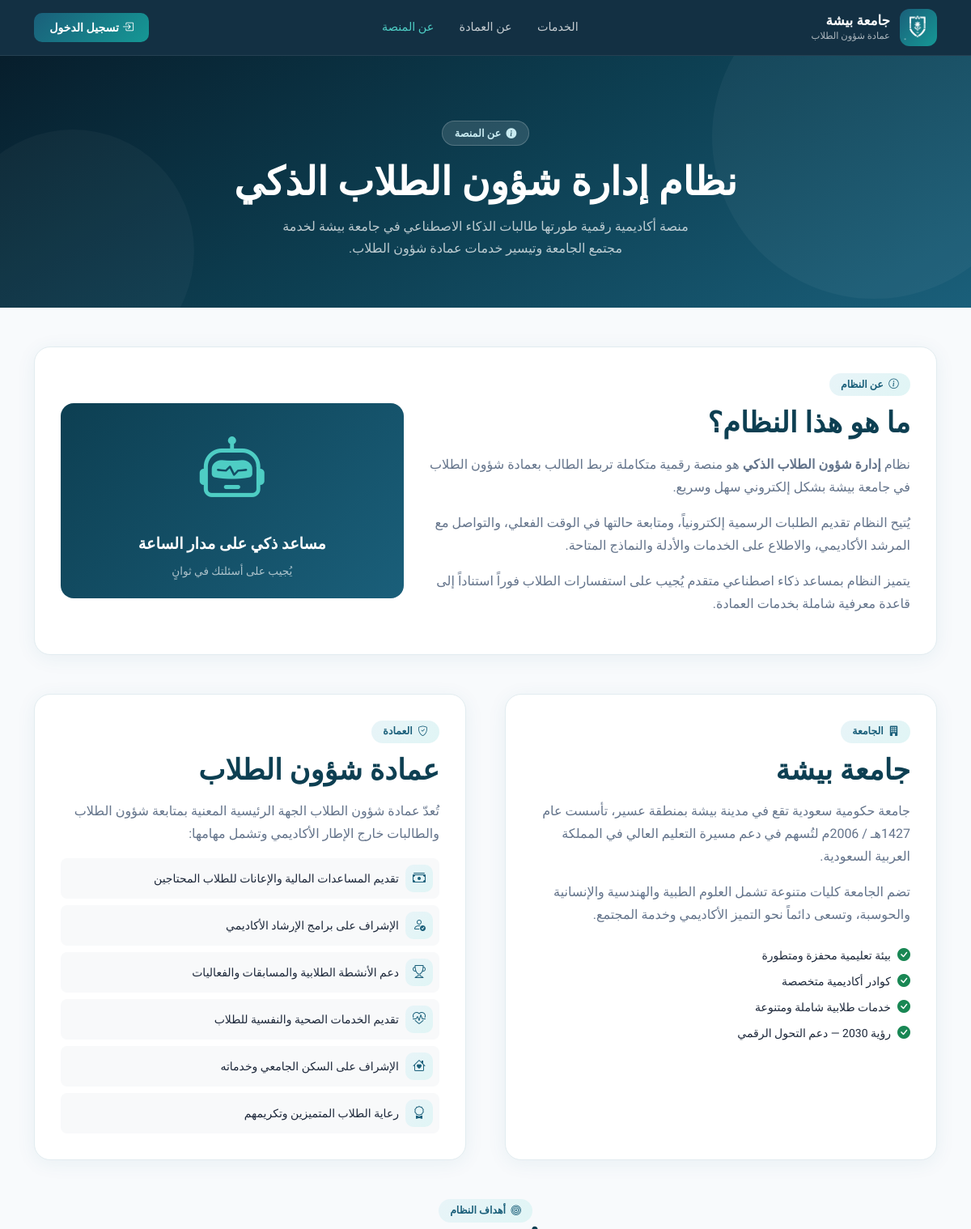
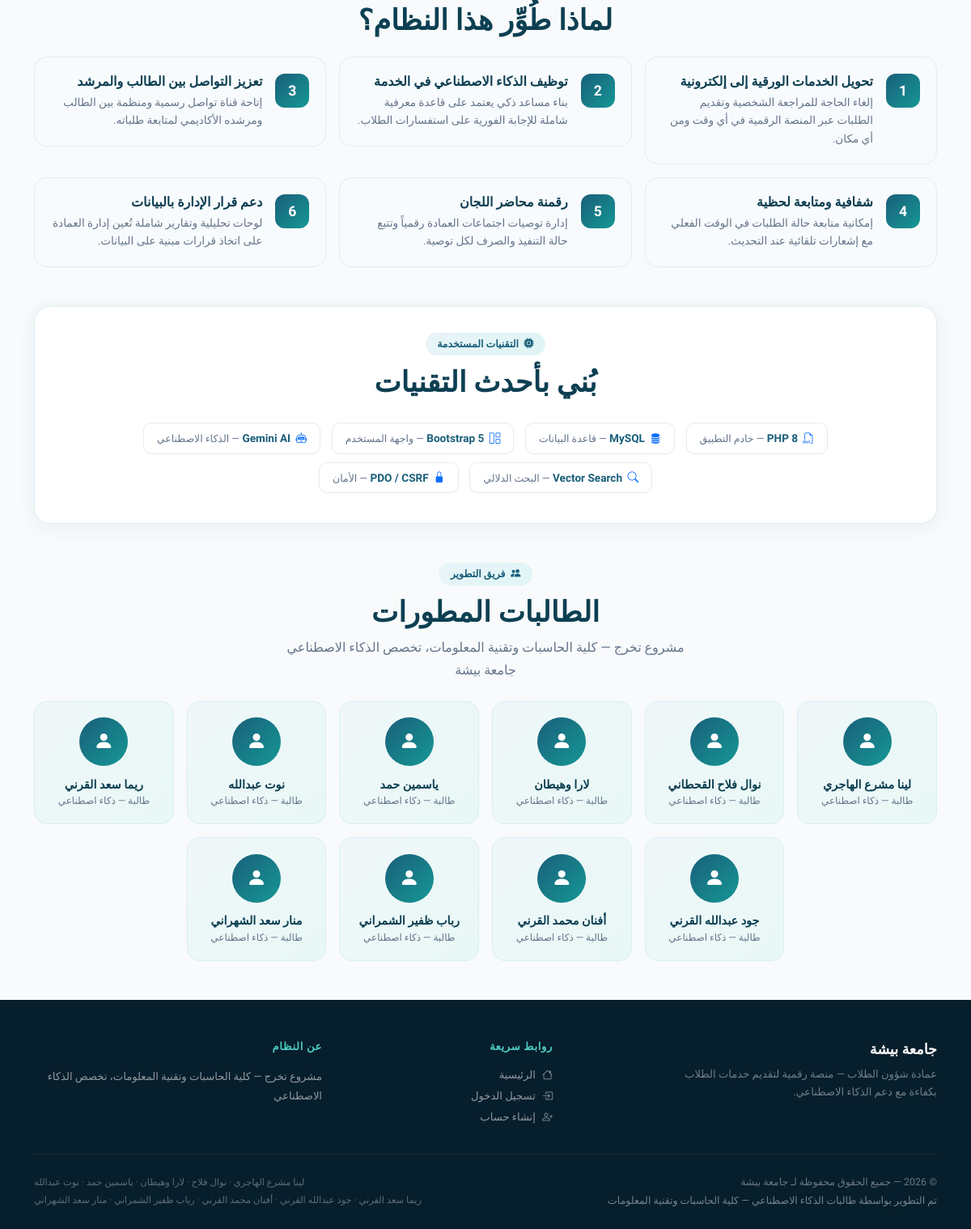
Page /about.php on the committed database (2 pictures, top to bottom).
### tables this page shows
CREATE TABLE `system_settings` (
  `id` int(10) UNSIGNED NOT NULL,
  `setting_key` varchar(100) NOT NULL,
  `setting_value` text DEFAULT NULL,
  `updated_at` datetime DEFAULT current_timestamp() ON UPDATE current_timestamp()
);

### includes/db.php (called while the page is built, shortened)
<?php
try {
    $dsn = "mysql:host=" . DB_HOST . ";dbname=" . DB_NAME . ";charset=" . DB_CHARSET;
    $pdo = new PDO($dsn, DB_USER, DB_PASS, [
        PDO::ATTR_ERRMODE            => PDO::ERRMODE_EXCEPTION,
        PDO::ATTR_DEFAULT_FETCH_MODE => PDO::FETCH_ASSOC,
        PDO::ATTR_EMULATE_PREPARES   => false,
    ]);
} catch (PDOException $e) {
    die(json_encode(['error' => 'فشل الاتصال بقاعدة البيانات: ' . $e->getMessage()]));
}
function getSetting(string $key, string $default = ''): string {
    global $pdo;
    $stmt = $pdo->prepare("SELECT setting_value FROM system_settings WHERE setting_key = ?");
    $stmt->execute([$key]);
    $row = $stmt->fetch();
    return $row ? (string)$row['setting_value'] : $default;
}

### about.php (the view, shortened to what this page needs)
<?php
require_once __DIR__ . '/includes/db.php';
$siteLogo = getSetting('site_logo', '');
$uniName  = getSetting('university_name', 'جامعة بيشة');
?>
<!DOCTYPE html>
<html lang="ar" dir="rtl">
<head>
    <link rel="stylesheet" href="https://cdn.jsdelivr.net/npm/bootstrap@5.3.3/dist/css/bootstrap.rtl.min.css">
    <link rel="stylesheet" href="https://cdn.jsdelivr.net/npm/bootstrap-icons@1.11.3/font/bootstrap-icons.min.css">
</head>
<body>
<nav class="lp-nav">
    <div class="container">
        <div class="d-flex align-items-center justify-content-between gap-3">
            <a href="/STD/index.php" class="brand">
                <div class="brand-logo">
                    <?php if ($siteLogo): ?>
                        <img src="/STD/assets/uploads/<?= htmlspecialchars($siteLogo) ?>" alt="">
                    <?php else: ?>
                        <i class="bi bi-mortarboard-fill"></i>
                    <?php endif; ?>
                </div>
                <div>
                    <div class="brand-name"><?= htmlspecialchars($uniName) ?></div>
                    <div class="brand-sub">عمادة شؤون الطلاب</div>
                </div>
            </a>
            <div class="d-none d-md-flex align-items-center gap-1">
                <a href="/STD/index.php#features" class="nav-l">الخدمات</a>
                <a href="/STD/index.php#about"    class="nav-l">عن العمادة</a>
                <a href="/STD/about.php"          class="nav-l" style="color:#4ecdc4;">عن المنصة</a>
            </div>
            <div class="d-flex align-items-center gap-2">
                <a href="/STD/login.php" class="btn-login d-inline-block text-decoration-none">
                    <i class="bi bi-box-arrow-in-right me-1"></i>تسجيل الدخول
                </a>
            </div>
        </div>
    </div>
</nav>
<div class="page-hero">
    <div class="container position-relative" style="z-index:2;">
        <div class="badge-tag"><i class="bi bi-info-circle-fill"></i>عن المنصة</div>
        <h1>نظام إدارة شؤون الطلاب الذكي</h1>
        <p>
            منصة أكاديمية رقمية طورتها طالبات الذكاء الاصطناعي في <?= htmlspecialchars($uniName) ?>
            لخدمة مجتمع الجامعة وتيسير خدمات عمادة شؤون الطلاب.
        </p>
    </div>
</div>
<div class="container py-5">
    <div class="row g-5">
        <div class="col-12">
            <div class="content-card">
                <div class="row g-4 align-items-center">
                    <div class="col-lg-7">
                        <div class="section-tag"><i class="bi bi-info-circle"></i>عن النظام</div>
                        <h2 class="section-title mb-3">ما هو هذا النظام؟</h2>
                        <p class="section-sub mb-3">
                            نظام <strong>إدارة شؤون الطلاب الذكي</strong> هو منصة رقمية متكاملة تربط الطالب بعمادة
                            شؤون الطلاب في <?= htmlspecialchars($uniName) ?> بشكل إلكتروني سهل وسريع.
                        </p>
                        <p class="section-sub mb-3">
                            يُتيح النظام تقديم الطلبات الرسمية إلكترونياً، ومتابعة حالتها في الوقت الفعلي،
                            والتواصل مع المرشد الأكاديمي، والاطلاع على الخدمات والأدلة والنماذج المتاحة.
                        </p>
                        <p class="section-sub">
                            يتميز النظام بمساعد ذكاء اصطناعي متقدم يُجيب على استفسارات الطلاب فوراً
                            استناداً إلى قاعدة معرفية شاملة بخدمات العمادة.
                        </p>
                    </div>
                    <div class="col-lg-5">
                        <div class="p-4 rounded-4 text-center" style="background:linear-gradient(135deg,#0d3f52,#1a5f7a);">
                            <i class="bi bi-robot" style="font-size:5rem;color:#4ecdc4;display:block;margin-bottom:1rem;"></i>
                            <div style="color:#fff;font-weight:800;font-size:1.2rem;">مساعد ذكي على مدار الساعة</div>
                            <div style="color:rgba(255,255,255,.65);font-size:.85rem;margin-top:.5rem;">يُجيب على أسئلتك في ثوانٍ</div>
                        </div>
                    </div>
                </div>
            </div>
        </div>
        <div class="col-lg-6">
            <div class="content-card h-100">
                <div class="section-tag"><i class="bi bi-building-fill"></i>الجامعة</div>
                <h3 class="section-title mb-3"><?= htmlspecialchars($uniName) ?></h3>
                <p class="section-sub mb-3">
                    جامعة حكومية سعودية تقع في مدينة بيشة بمنطقة عسير، تأسست عام 1427هـ / 2006م
                    لتُسهم في دعم مسيرة التعليم العالي في المملكة العربية السعودية.
                </p>
                <p class="section-sub mb-3">
                    تضم الجامعة كليات متنوعة تشمل العلوم الطبية والهندسية والإنسانية والحوسبة،
                    وتسعى دائماً نحو التميز الأكاديمي وخدمة المجتمع.
                </p>
                <div class="d-flex flex-column gap-2 mt-4">
                    <div class="d-flex align-items-center gap-2">
                        <i class="bi bi-check-circle-fill text-success"></i>
                        <span class="small">بيئة تعليمية محفزة ومتطورة</span>
                    </div>
                    <div class="d-flex align-items-center gap-2">
                        <i class="bi bi-check-circle-fill text-success"></i>
                        <span class="small">كوادر أكاديمية متخصصة</span>
                    </div>
                    <div class="d-flex align-items-center gap-2">
                        <i class="bi bi-check-circle-fill text-success"></i>
                        <span class="small">خدمات طلابية شاملة ومتنوعة</span>
                    </div>
                    <div class="d-flex align-items-center gap-2">
                        <i class="bi bi-check-circle-fill text-success"></i>
                        <span class="small">رؤية 2030 — دعم التحول الرقمي</span>
                    </div>
                </div>
            </div>
        </div>
        <div class="col-lg-6">
            <div class="content-card h-100">
                <div class="section-tag"><i class="bi bi-shield-check"></i>العمادة</div>
                <h3 class="section-title mb-3">عمادة شؤون الطلاب</h3>
                <p class="section-sub mb-3">
                    تُعدّ عمادة شؤون الطلاب الجهة الرئيسية المعنية بمتابعة شؤون الطلاب
                    والطالبات خارج الإطار الأكاديمي وتشمل مهامها:
                </p>
                <div class="d-flex flex-column gap-2">
                    <?php
                    $deanMissions = [
                        ['bi-cash-stack',        'تقديم المساعدات المالية والإعانات للطلاب المحتاجين'],
                        ['bi-person-check',      'الإشراف على برامج الإرشاد الأكاديمي'],
                        ['bi-trophy',            'دعم الأنشطة الطلابية والمسابقات والفعاليات'],
                        ['bi-heart-pulse',       'تقديم الخدمات الصحية والنفسية للطلاب'],
                        ['bi-house-heart',       'الإشراف على السكن الجامعي وخدماته'],
                        ['bi-award',             'رعاية الطلاب المتميزين وتكريمهم'],
                    ];
                    foreach ($deanMissions as [$icon, $text]): ?>
                    <div class="d-flex align-items-center gap-2 p-2 rounded-3 bg-light">
                        <div style="width:34px;height:34px;background:linear-gradient(135deg,#e8f4f8,#e0f5f5);color:#1a5f7a;border-radius:10px;display:flex;align-items:center;justify-content:center;flex-shrink:0;">
                            <i class="bi <?= $icon ?>"></i>
                        </div>
                        <span class="small"><?= $text ?></span>
                    </div>
                    <?php endforeach; ?>
                </div>
            </div>
        </div>
        <div class="col-12">
            <div class="text-center mb-4">
                <div class="section-tag"><i class="bi bi-bullseye"></i>أهداف النظام</div>
                <h2 class="section-title">لماذا طُوِّر هذا النظام؟</h2>
            </div>
            <div class="row g-3">
                <?php
                $goals = [
                    ['تحويل الخدمات الورقية إلى إلكترونية',    'إلغاء الحاجة للمراجعة الشخصية وتقديم الطلبات عبر المنصة الرقمية في أي وقت ومن أي مكان.'],
                    ['توظيف الذكاء الاصطناعي في الخدمة',       'بناء مساعد ذكي يعتمد على قاعدة معرفية شاملة للإجابة الفورية على استفسارات الطلاب.'],
                    ['تعزيز التواصل بين الطالب والمرشد',        'إتاحة قناة تواصل رسمية ومنظمة بين الطالب ومرشده الأكاديمي لمتابعة طلباته.'],
                    ['شفافية ومتابعة لحظية',                    'إمكانية متابعة حالة الطلبات في الوقت الفعلي مع إشعارات تلقائية عند التحديث.'],
                    ['رقمنة محاضر اللجان',                      'إدارة توصيات اجتماعات العمادة رقمياً وتتبع حالة التنفيذ والصرف لكل توصية.'],
                    ['دعم قرار الإدارة بالبيانات',              'لوحات تحليلية وتقارير شاملة تُعين إدارة العمادة على اتخاذ قرارات مبنية على البيانات.'],
                ];
                foreach ($goals as $i => [$title, $desc]): ?>
                <div class="col-md-6 col-lg-4">
                    <div class="goal-card">
                        <div class="goal-num"><?= $i + 1 ?></div>
                        <div>
                            <h6><?= $title ?></h6>
                            <p><?= $desc ?></p>
                        </div>
                    </div>
                </div>
                <?php endforeach; ?>
            </div>
        </div>
        <div class="col-12">
            <div class="content-card text-center">
                <div class="section-tag mx-auto"><i class="bi bi-cpu-fill"></i>التقنيات المستخدمة</div>
                <h2 class="section-title mb-4">بُني بأحدث التقنيات</h2>
                <div>
                    <?php
                    $techs = [
                        ['bi-filetype-php',    'PHP 8',         'خادم التطبيق'],
                        ['bi-database-fill',   'MySQL',         'قاعدة البيانات'],
                        ['bi-grid-1x2',        'Bootstrap 5',   'واجهة المستخدم'],
                        ['bi-robot',           'Gemini AI',     'الذكاء الاصطناعي'],
                        ['bi-search',          'Vector Search', 'البحث الدلالي'],
                        ['bi-lock-fill',       'PDO / CSRF',    'الأمان'],
                    ];
                    foreach ($techs as [$icon, $name, $desc]): ?>
                    <div class="tech-badge">
                        <i class="bi <?= $icon ?> text-primary"></i>
                        <span><?= $name ?> <span style="font-weight:400;color:#64748b;font-size:.78rem;">— <?= $desc ?></span></span>
                    </div>
                    <?php endforeach; ?>
                </div>
            </div>
        </div>
        <div class="col-12">
            <div class="text-center mb-4">
                <div class="section-tag"><i class="bi bi-people-fill"></i>فريق التطوير</div>
                <h2 class="section-title">الطالبات المطورات</h2>
                <p class="section-sub mx-auto mt-2">
                    مشروع تخرج — كلية الحاسبات وتقنية المعلومات، تخصص الذكاء الاصطناعي
                    <br><?= htmlspecialchars($uniName) ?>
                </p>
            </div>
            <div class="row g-3 justify-content-center">
                <?php
                $team = [
                    'لينا مشرع الهاجري','نوال فلاح القحطاني','لارا وهيطان','ياسمين حمد','نوت عبدالله',
                    'ريما سعد القرني','جود عبدالله القرني','أفنان محمد القرني','رباب ظفير الشمراني','منار سعد الشهراني',
                ];
                foreach ($team as $name): ?>
                <div class="col-6 col-sm-4 col-md-3 col-lg-2">
                    <div class="team-card">
                        <div class="team-avatar"><i class="bi bi-person-fill"></i></div>
                        <div class="team-name"><?= htmlspecialchars($name) ?></div>
                        <div class="team-role">طالبة — ذكاء اصطناعي</div>
                    </div>
                </div>
                <?php endforeach; ?>
            </div>
        </div>
    </div>
</div>
<footer class="lp-footer">
    <div class="container">
        <div class="row g-4">
            <div class="col-md-5">
                <div class="foot-brand"><?= htmlspecialchars($uniName) ?></div>
                <div class="foot-desc">عمادة شؤون الطلاب — منصة رقمية لتقديم خدمات الطلاب بكفاءة مع دعم الذكاء الاصطناعي.</div>
            </div>
            <div class="col-6 col-md-3">
                <div class="foot-title">روابط سريعة</div>
                <a href="/STD/index.php"  class="foot-link"><i class="bi bi-house me-2"></i>الرئيسية</a>
                <a href="/STD/login.php"  class="foot-link"><i class="bi bi-box-arrow-in-right me-2"></i>تسجيل الدخول</a>
                <a href="/STD/signup.php" class="foot-link"><i class="bi bi-person-plus me-2"></i>إنشاء حساب</a>
            </div>
            <div class="col-6 col-md-4">
                <div class="foot-title">عن النظام</div>
                <div class="foot-link" style="cursor:default;line-height:1.8;">
                    مشروع تخرج — كلية الحاسبات وتقنية المعلومات، تخصص الذكاء الاصطناعي
                </div>
            </div>
        </div>
        <div class="foot-divider">
            <div class="row align-items-center g-3">
                <div class="col-md-6">
                    <div class="copy-text">&copy; <?= date('Y') ?> — جميع الحقوق محفوظة لـ <?= htmlspecialchars($uniName) ?></div>
                    <div class="dev-note mt-1">تم التطوير بواسطة طالبات الذكاء الاصطناعي — كلية الحاسبات وتقنية المعلومات</div>
                </div>
                <div class="col-md-6 text-md-end">
                    <div class="team-names">
                        لينا مشرع الهاجري · نوال فلاح · لارا وهيطان · ياسمين حمد · نوت عبدالله<br>
                        ريما سعد القرني · جود عبدالله القرني · أفنان محمد القرني · رباب ظفير الشمراني · منار سعد الشهراني
                    </div>
                </div>
            </div>
        </div>
    </div>
</footer>
</body>
</html>

### rows in the picture
system_settings: setting_value (picture)
system_settings: setting_value "جامعة بيشة"

### other values in the picture
$text "تقديم المساعدات المالية والإعانات للطلاب المحتاجين"
$text "الإشراف على برامج الإرشاد الأكاديمي"
$text "دعم الأنشطة الطلابية والمسابقات والفعاليات"
$text "تقديم الخدمات الصحية والنفسية للطلاب"
$text "الإشراف على السكن الجامعي وخدماته"
$text "رعاية الطلاب المتميزين وتكريمهم"
$title "تحويل الخدمات الورقية إلى إلكترونية"
$desc "إلغاء الحاجة للمراجعة الشخصية وتقديم الطلبات عبر المنصة الرقمية في أي وقت ومن أي مكان."
$title "توظيف الذكاء الاصطناعي في الخدمة"
$desc "بناء مساعد ذكي يعتمد على قاعدة معرفية شاملة للإجابة الفورية على استفسارات الطلاب."
$title "تعزيز التواصل بين الطالب والمرشد"
$desc "إتاحة قناة تواصل رسمية ومنظمة بين الطالب ومرشده الأكاديمي لمتابعة طلباته."
$title "شفافية ومتابعة لحظية"
$desc "إمكانية متابعة حالة الطلبات في الوقت الفعلي مع إشعارات تلقائية عند التحديث."
$title "رقمنة محاضر اللجان"
